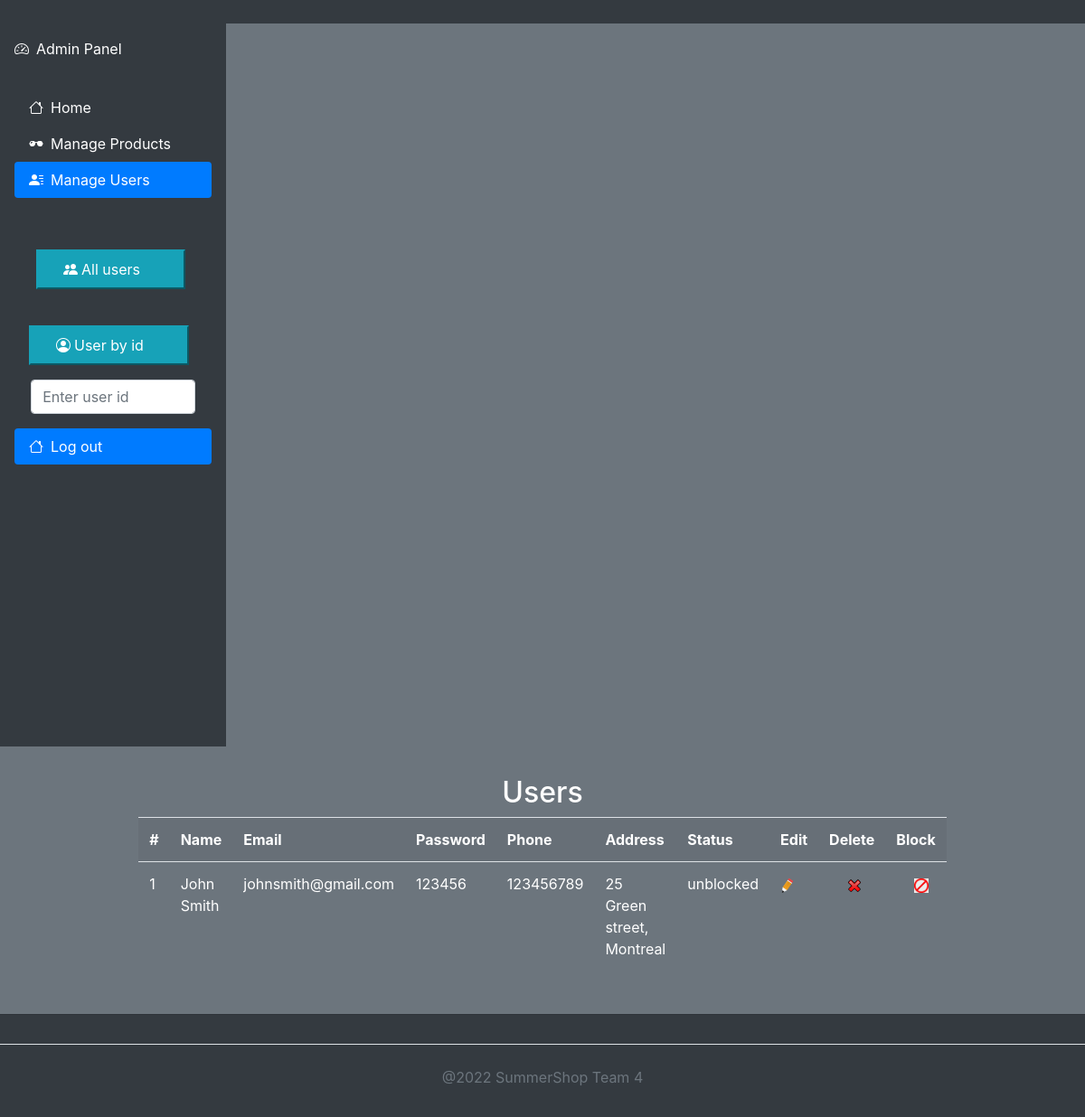
/members/adminGetUserById.php?id=1, run on the app's committed database.
### tables this page shows
CREATE TABLE `users` (
  `id` int(11) NOT NULL,
  `name` varchar(255) NOT NULL,
  `email` varchar(255) NOT NULL,
  `password` varchar(255) NOT NULL,
  `address` varchar(255) NOT NULL,
  `phone` varchar(255) NOT NULL,
  `status` varchar(255) NOT NULL
);

### models/admin.php (called while the page is built, shortened)
<?php
class Admin
{
  private $conn;
  public function __construct($db)
  {
    $this->conn = $db;
  }
  public function getById($id)
  {
    $query = 'SELECT * FROM users WHERE id = ' . $id . ' ORDER BY
      id ASC';
    $stmt = $this->conn->prepare($query);
    $stmt->execute();
    return $stmt;
  }
}

### members/adminGetUserById.php (the view, shortened to what this page needs)
<?php
include_once '../models/admin.php';
$database = new Database();
$db = $database->connect();
$admin = new Admin($db);
$result = $admin->getById($_GET['id']);
$num = $result->rowCount();
?>
<!DOCTYPE html>
<html lang="en">
<head>
  <link rel="stylesheet" href="https://cdn.jsdelivr.net/npm/bootstrap@4.3.1/dist/css/bootstrap.min.css"
>
  <link rel="stylesheet" href="../css/admin/style.css">
  <link rel="stylesheet" href="https://cdn.jsdelivr.net/npm/bootstrap-icons@1.8.3/font/bootstrap-icons.css">
</head>
<body>
  <nav class="navbar navbar-expand-lg bg-dark">
    <div class="container-fluid">
    </div>
  </nav>
  <div class="container-fluid bg-secondary">
    <div class="row">
      <div class="d-flex flex-column flex-shrink-0 p-3 text-white bg-dark c_h" style="width:250px;">
        <a class="d-flex align-items-stretch mb-3 mb-md-0 me-md-auto text-white text-decoration-none"
          href="adminDashboard.php"><i class="bi bi-speedometer2 pr-2"></i><span class="fs-4">Admin Panel</span></a>
        <ul class="nav nav-pills flex-column mb-auto">
          <li class="nav-item"><a class="nav-link text-white" href="../index.php" aria-current="page"><i
                class="bi bi-house pr-2"></i>Home</a></li>
          <li><a class="nav-link text-white" href="adminManageProducts.php"><i class="bi bi-sunglasses pr-2"></i>Manage
              Products</a></li>
          <li><a class="nav-link active text-white" href="adminGetAll.php"><i
                class="bi bi-person-lines-fill pr-2"></i></i>Manage
              Users</a></li>
          <li><button type="button" onclick="window.location.href='adminGetAll.php'"
              class="btn-info p-2 pr-5 pl-4 m-4"><i class="bi bi-people-fill p-1"></i>All
              users</button></li>
          <li><button type="button" onclick="getOneUser()" class="btn-info p-2 pr-5 pl-4 m-3"><i
                class="bi bi-person-circle p-1"></i>User by
              id</button></li>
          <li><input id="userId" name="userId" type="text" class="form-control m-auto col-10"
              placeholder="Enter user id"></li>
          <li class="nav-item" id="logout"><a class="nav-link active" href="../api/admin/admin_logout.php"
              aria-current="page"><i class="bi bi-house pr-2"></i>Log out</a></li>
        </ul>
      </div>
      <div class="d-flex flex-grow-1 p-3 ms-auto justify-content-center text-white bg-secondary">
        <div class="row-flex">
          <div class="d-flex flex-grow-1 p-3 ms-auto justify-content-center text-white bg-secondary">
            <div class="row-flex">
              <h2 class="text-center">Users</h2>
              <div class="container">
                <table class="table table-striped text-white t_s">
                  <tr>
                    <th>#</th>
                    <th>Name</th>
                    <th>Email</th>
                    <th>Password</th>
                    <th>Phone</th>
                    <th>Address</th>
                    <th>Status</th>
                    <th>Edit</th>
                    <th>Delete</th>
                    <th>Block</th>
                  </tr>
                  <?php
                  if ($num > 0) {
                    while ($row = $result->fetch(PDO::FETCH_ASSOC)) {
                      echo "<tr>";
                      echo "<td>" . $row["id"] . "</td>";
                      echo "<td>" . $row['name'] . "</td>";
                      echo "<td>" . $row['email'] . "</td>";
                      echo "<td>" . $row['password'] . "</td>";
                      echo "<td>" . $row['phone'] . "</td>";
                      echo "<td>" . $row['address'] . "</td>";
                      echo "<td>" . $row['status'] . "</td>";
                      echo "<td> <a href='./adminupdate.php?id=$row[id]' > <img class='pic pic1' src='../images/admin_img/edit.png' title='Click to update'></a> </td>";
                      echo "<td><a href='../api/admin/admin_delete.php?id=$row[id]' > <img class='pic pic2' src='../images/admin_img/delete.png' title='Click to delete'> </a></td>";
                      if ($row['status'] == "unblocked") {
                        echo "<td><a href='../api/admin/admin_active_block.php?id=$row[id]' > <img class='pic pic2' src='../images/admin_img/block.jpg' title='Click to block'> </a></td>";
                      } else if ($row['status'] == "blocked") {
                        echo "<td><a href='../api/admin/admin_active_block.php?id=$row[id]' > <img class='pic pic2' src='../images/admin_img/active.png' title='Click to unblock'> </a></td>";
                      }
                      echo "</tr>";
                    }
                  }
                  ?>
                </table>
              </div>
            </div>
          </div>
        </div>
      </div>
    </div>
  </div>
  <footer class="py-3 bg-dark">
    <ul class="nav justify-content-center border-bottom pb-3">
    </ul>
    <p class="text-center text-muted pt-4">@2022 SummerShop Team 4</p>
  </footer>
</body>
</html>

### css/admin/style.css (style rules this page uses)
.c_h { height: 100vh; }
@media (min-width: 800px) { .t_s { max-width: 600px; } }
@media (min-width: 1080px) { .t_s { max-width: 700px; } }

### members/adminGetUserById.php (style rules this page uses)
.pic { width: 1rem; }
.pic2 { margin-left: 20px; text-align: right; }
#logout { margin-top: 1rem; }

### data on the page
users: id "1", name "John Smith", email "johnsmith@gmail.com", password "123456", phone "123456789", address "25 Green street, Montreal", status "unblocked"
